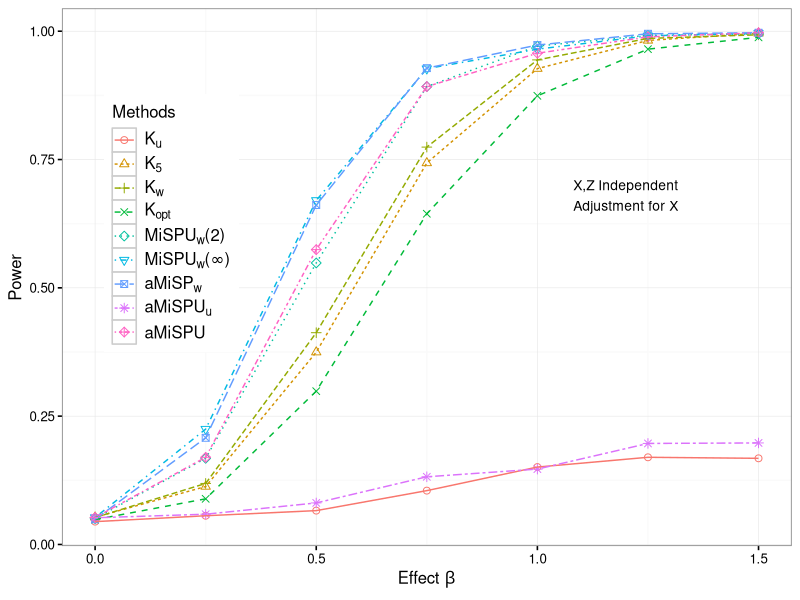

Reproduce this figure in R.
setwd("/Users/chong/Google Drive/SWAK/simulation/swak-10-27/results")

library(xtable)
##
library(ggplot2)
res = read.table("sim5.txt",sep=",")

res[,3] = factor(rep(1:9,times = 7),levels =  1:9)
## create the plot
base_size = 12
base_family = ""
p1 = ggplot(res, aes(x=x, y=power,group = Methods, color = Methods,shape = Methods,linetype = Methods))+ annotate("text", x = 1.2, y = 0.7, label = "X,Z Independent", size = 3.5) +
 annotate("text", x = 1.2, y = 0.66, label = "Adjustment for X", size = 3.5) +
scale_shape_manual(values=1:nlevels(res$Methods),breaks = levels(res$Methods),
labels = c(expression(K[u]),expression(K[5]),expression(K[w]),expression(K[opt]),expression(paste(MiSPU[w],"(2)",sep="")),expression(paste(MiSPU[w],"(",infinity,")",sep="")),expression(aMiSP[w]),expression(paste(aMiSPU[u])),"aMiSPU"))+ labs(x=expression(paste("Effect ", beta,sep="")), y="Power")+
geom_point(size = 2) + geom_line(lwd = 0.5) + scale_colour_discrete(breaks = levels(res$Methods),
labels =c(expression(K[u]),expression(K[5]),expression(K[w]),expression(K[opt]),expression(paste(MiSPU[w],"(2)",sep="")),expression(paste(MiSPU[w],"(",infinity,")",sep="")),expression(aMiSP[w]),expression(paste(aMiSPU[u])),"aMiSPU"))+ scale_linetype_discrete(breaks = levels(res$Methods),
labels = c(expression(K[u]),expression(K[5]),expression(K[w]),expression(K[opt]),expression(paste(MiSPU[w],"(2)",sep="")),expression(paste(MiSPU[w],"(",infinity,")",sep="")),expression(aMiSP[w]),expression(paste(aMiSPU[u])),"aMiSPU")) + guides(Methods = guide_legend(ncol = 6, byrow = TRUE)) +theme_grey(base_size = base_size, base_family = base_family) %+replace%
theme(legend.position=c(0.15, .6),legend.text.align = 0 ,axis.text = element_text(size = rel(0.8)), axis.ticks = element_line(colour = "black"),
legend.key = element_rect(colour = "grey80"), panel.background = element_rect(fill = "white",
colour = NA), panel.border = element_rect(fill = NA,
colour = "grey50"), panel.grid.major = element_line(colour = "grey90",
size = 0.2), panel.grid.minor = element_line(colour = "grey98",
size = 0.5), strip.background = element_rect(fill = "grey80",
colour = "grey50", size = 0.2))

p1




